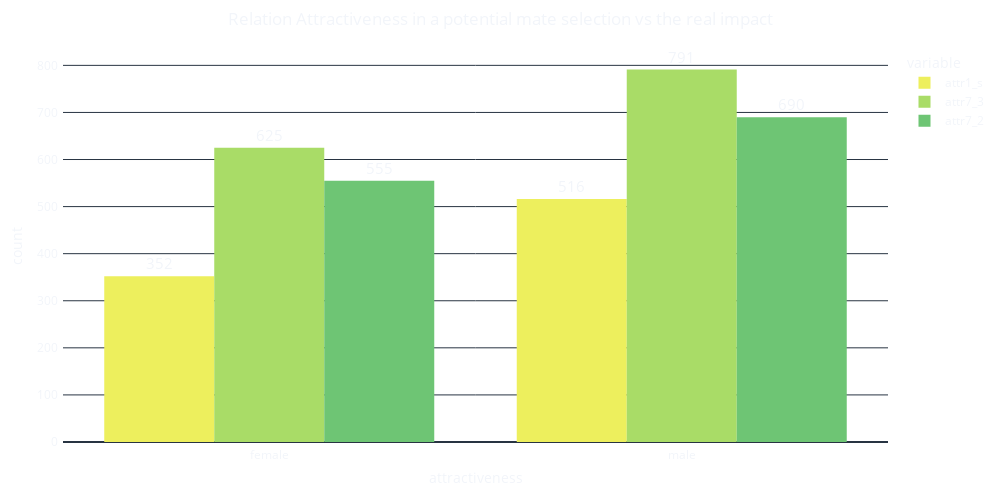

The code cell stored with this chart in its notebook:
### Code cell
fig = px.histogram(df_attractiveness, x="gender", y=["attr1_s", "attr7_3", "attr7_2"],
                      title = 'Relation Attractiveness in a potential mate selection vs the real impact',
                      barmode ='group',
                      width= 1000,
                      height = 500,
                      text_auto = True,
                      color_discrete_sequence=px.colors.sequential.Aggrnyl_r
                                )
fig.update_traces(textposition = 'outside', textfont_size = 15)                         
fig.update_layout(title_x = 0.5, 
                      margin={"l":50,"r":50,"b":50,"t":50,"pad":4},
                      xaxis_title = 'attractiveness',
                      yaxis_title = 'count',
                      template = 'plotly_dark'
                      )
fig.update_layout({'plot_bgcolor': 'rgba(0, 0, 0, 0)',
                    'paper_bgcolor': 'rgba(0, 0, 0, 0)'}
                      )  

fig.show()

### Figure 1 — Plotly figure (JSON) as saved in the notebook; plotly's stock layout.template omitted (floating-point values rounded to 4 significant figures)
{"data": [{"alignmentgroup": "True", "bingroup": "x", "histfunc": "sum", "hovertemplate": "variable=attr1_s<br>gender=%{x}<br>sum of value=%{y}<extra></extra>", "legendgroup": "attr1_s", "marker": {"color": "rgb(237, 239, 93)", "pattern": {"shape": ""}}, "name": "attr1_s", "offsetgroup": "attr1_s", "orientation": "v", "showlegend": true, "textfont": {"size": 15}, "textposition": "outside", "texttemplate": "%{value}", "type": "histogram", "x": ["female", "female", "female", "female", "female", "female", "female", "male", "male", "male", "male", "male", "male", "female", "female", "female", "male", "female", "female", "female", "male", "male", "male", "male", "female", "female", "male", "female", "female", "male", "male", "male", "male", "male", "female", "female", "male", "male"], "xaxis": "x", "y": [30, 20, 25, 10, 60, 20, 30, 17, 45, 55, 25, 25, 50, 15, 20, 10, 50, 10, 15, 40, 60, 50, 30, 50, 7, 10, 7, 6, 8, 7, 6, 8, 7, 10, 8, 8, 7, 7], "yaxis": "y"}, {"alignmentgroup": "True", "bingroup": "x", "histfunc": "sum", "hovertemplate": "variable=attr7_3<br>gender=%{x}<br>sum of value=%{y}<extra></extra>", "legendgroup": "attr7_3", "marker": {"color": "rgb(169, 220, 103)", "pattern": {"shape": ""}}, "name": "attr7_3", "offsetgroup": "attr7_3", "orientation": "v", "showlegend": true, "textfont": {"size": 15}, "textposition": "outside", "texttemplate": "%{value}", "type": "histogram", "x": ["female", "female", "female", "female", "female", "female", "female", "male", "male", "male", "male", "male", "male", "female", "female", "female", "male", "female", "female", "female", "male", "male", "male", "male", "female", "female", "male", "female", "female", "male", "male", "male", "male", "male", "female", "female", "male", "male"], "xaxis": "x", "y": [20, 40, 15, 30, 60, 30, 50, 19, 45, 70, 25, 27, 60, 20, 20, 25, 60, 10, 20, 70, 75, 60, 25, 50, 10, 80, 30, 15, 40, 35, 10, 30, 50, 50, 30, 40, 30, 40], "yaxis": "y"}, {"alignmentgroup": "True", "bingroup": "x", "histfunc": "sum", "hovertemplate": "variable=attr7_2<br>gender=%{x}<br>sum of value=%{y}<extra></extra>", "legendgroup": "attr7_2", "marker": {"color": "rgb(110, 197, 116)", "pattern": {"shape": ""}}, "name": "attr7_2", "offsetgroup": "attr7_2", "orientation": "v", "showlegend": true, "textfont": {"size": 15}, "textposition": "outside", "texttemplate": "%{value}", "type": "histogram", "x": ["female", "female", "female", "female", "female", "female", "female", "male", "male", "male", "male", "male", "male", "female", "female", "female", "male", "female", "female", "female", "male", "male", "male", "male", "female", "female", "male", "female", "female", "male", "male", "male", "male", "male", "female", "female", "male", "male"], "xaxis": "x", "y": [25, 30, 15, 20, 60, 20, 50, 18, 50, 70, 30, 22, 60, 20, 20, 15, 50, 10, 16, 60, 40, 50, 30, 50, 15, 65, 30, 10, 50, 30, 10, 25, 40, 50, 24, 30, 25, 10], "yaxis": "y"}], "layout": {"barmode": "group", "height": 500, "legend": {"title": {"text": "variable"}, "tracegroupgap": 0}, "margin": {"b": 50, "l": 50, "pad": 4, "r": 50, "t": 50}, "paper_bgcolor": "rgba(0, 0, 0, 0)", "plot_bgcolor": "rgba(0, 0, 0, 0)", "title": {"text": "Relation Attractiveness in a potential mate selection vs the real impact", "x": 0.5}, "width": 1000, "xaxis": {"anchor": "y", "domain": [0, 1], "title": {"text": "attractiveness"}}, "yaxis": {"anchor": "x", "domain": [0, 1], "title": {"text": "count"}}}}
